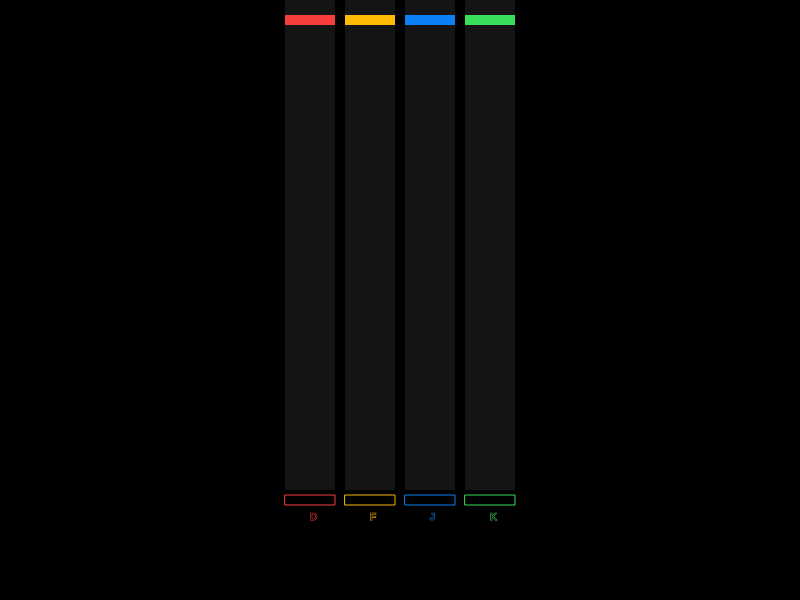
Frame 1 (no input)
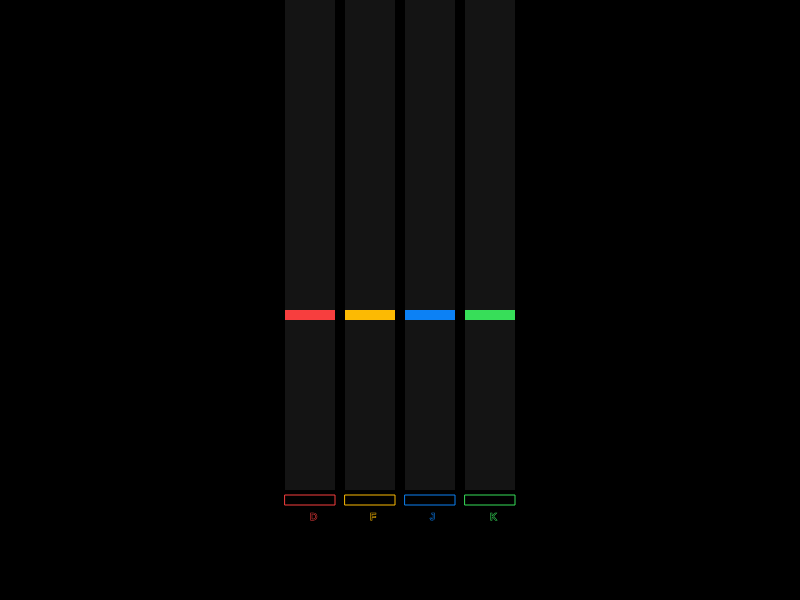
Frame 60 (no input)
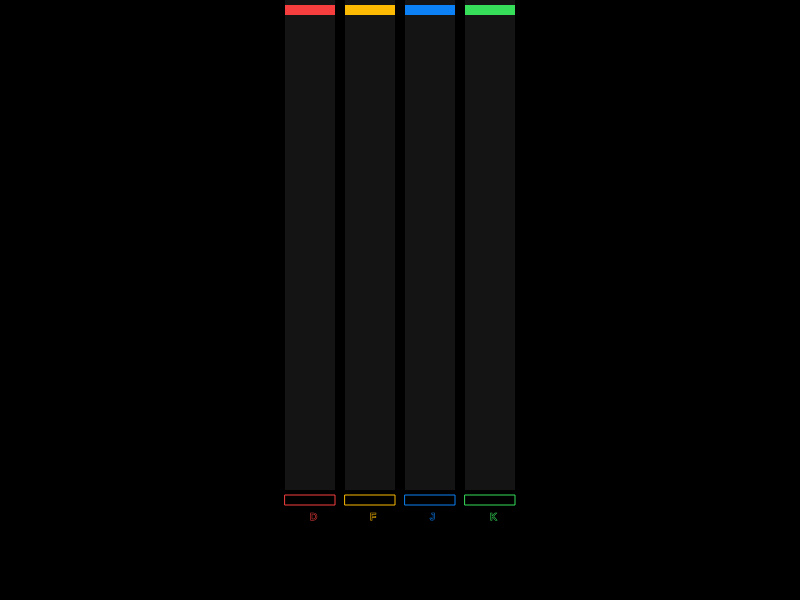
Frame 120 (the mouse pressed at the canvas centre since frame 60)

The p5.js sketch that drew these frames (run headless with seeded random() and noise() and a simulated clock; from frame 60 on, the mouse is pressed at the canvas centre):

// p5.js sketch
// ── sketch.js
/* this will generate 4 rectangulars that'll continuously
scroll downward. once near the hitbox, if a specific key
is pressed or if it reaches the bottom, it'll reset its
position to 0. like a rhythym game. i am too addicted to
this genre */

// global vars for scrolling each rectangular
var y = 20
var y2 = 20
var y3 = 20
var y4 = 20
var timer = 0

function setup() {
  createCanvas(800,600);
}

function draw() {
  background(0);

  // text format
  textSize(10);

  // stationary hitboxes? yes
  // first hitbox
  noStroke();
  fill(20);
  rectangular(310,240,500);
  fill(0);
  stroke(247, 62, 62);
  rectangular(310,500,10);
  text('D',310,520);
  // second hitbox
  noStroke();
  fill(20);
  rectangular(370,240,500);
  fill(0);
  stroke(252, 186, 3);
  rectangular(370,500,10);
  text('F',370,520);
  // third hitbox
  noStroke();
  fill(20);
  rectangular(430,240,500);
  fill(0);
  stroke(12, 129, 245);
  rectangular(430,500,10);
  text('J',430,520);
  // fourth hitbox
  noStroke();
  fill(20);
  rectangular(490,240,500);
  fill(0);
  stroke(55, 222, 89);
  rectangular(490,500,10);
  text('K',490,520);

  // executes loopy loop
  scrollLoop(random(1,4));

  // shows timer on console
  print('timer:', timer);
}

function rectangular(x,y,height) {
  rectMode(CENTER);
  rect(x,y,50,height);
}

function scrollLoop(randomNUM) {
  // scrolling rectangulars
  noStroke();
  fill(247, 62, 62);
  rectangular(310,y,10);
  fill(252, 186, 3);
  rectangular(370,y2,10);
  fill(12, 129, 245);
  rectangular(430,y3,10);
  fill(55, 222, 89);
  rectangular(490,y4,10);

  // scroll speed
  if (randomNUM = 1) {
    y = y + 5
  } // end if
  if (randomNUM = 2) {
    y2 = y2 + 5
  } // end if
  if (randomNUM = 3) {
    y3 = y3 + 5
  } // end if
  if (randomNUM = 4) {
    y4 = y4 + 5
  } // end if

  // reset position
  if (y > 600) {
    y = 0
  } // end if
  if (y2 > 600) {
    y2 = 0
  } // end if
  if (y3 > 600) {
    y3 = 0
  } // end if
  if (y4 > 600) {
    y4 = 0
  } // end if

  // spawn per designated time (once i figure out how to delay stuff)
  timer = timer + 1
  if (timer > 100) {
    timer = 0
  }
}

function keyPressed() {
  // first rectangular (d key)
  if (y >= 485) {
    if (keyCode === 68) {
      y = 0
    }
  } // end if
  // second rectangular (f key)
  if (y2 >= 485) {
    if (keyCode === 70) {
      y2 = 0
    }
  } // end if
  // third rectangular (j key)
  if (y3 >= 485) {
    if (keyCode === 74) {
      y3 = 0
    }
  } // end if
  // fourth rectangular (k key)
  if (y4 >= 485) {
    if (keyCode === 75) {
      y4 = 0
    }
  } // end if
}
